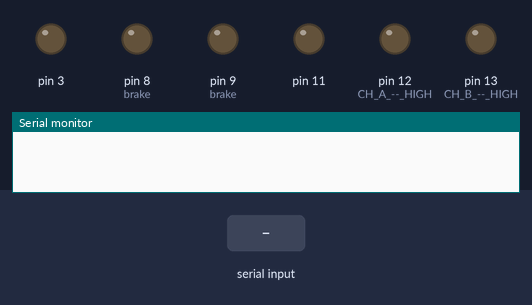
This sketch was run on a simulated Arduino Leonardo, built with avr-gcc and run on an emulated ATmega32U4. Parts: output pins drawn as LEDs (lit = HIGH), the last lines printed to the serial monitor. The test bench sets the inputs (shaded band).

Above: at 1.2 s.
1.3 s: "1" received over Serial
At 13.5 s:
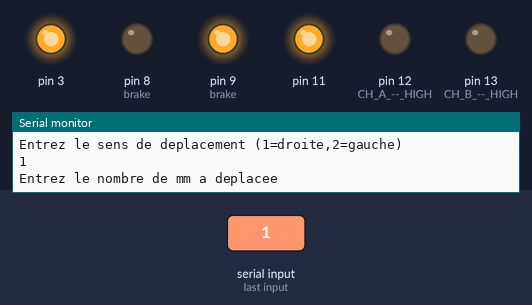
Timing chart, 0 to 13.8 s (numbered marks = the images above; inputs shaded):
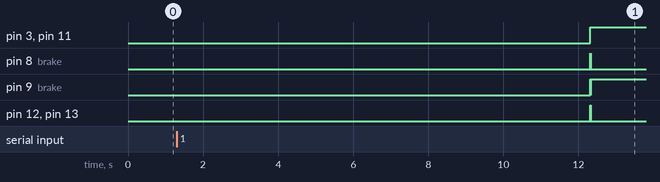

Measured:
- after the input at 1.3 s, pin 3, pin 11: LOW → HIGH after 11.0 s; pin 8 (brake): alternates HIGH for 0.01 s and LOW for 0.01 s, 4 changes in all, then stays LOW, starting after 11.0 s; pin 9 (brake): LOW → HIGH after 11.0 s, → LOW 0.01 s later, → HIGH 0.01 s later; pin 12 (CH_A_--_HIGH), pin 13 (CH_B_--_HIGH): LOW → HIGH after 11.0 s, → LOW 0.02 s later

The sketch:

Test_communication.ino
```cpp
int mm=0;
int sens=0;
int pas4=0;


void setup() {

  //establish motor direction toggle pins
  pinMode(12, OUTPUT); //CH A -- HIGH = forwards and LOW = backwards???
  pinMode(13, OUTPUT); //CH B -- HIGH = forwards and LOW = backwards???

  //establish motor brake pins
  pinMode(9, OUTPUT); //brake (disable) CH A
  pinMode(8, OUTPUT); //brake (disable) CH B

Serial.begin(9600);
    while (!Serial) {
    ; // wait for serial port to connect. Needed for Leonardo only
  }
}


void loop(){

if (Serial.available() > 0) {

  Serial.println("Avance Glissiere");
  Serial.println("Entrez le sens de deplacement (1=droite,2=gauche)");

  String sens = Serial.readString();
  Serial.println(sens);
  Serial.println("Entrez le nombre de mm a deplacee");
  //clear serial buffer
  Serial.flush();
  delay(5);

  byte Command = Serial.peek();
  if (!Command) {

    String mm = Serial.readString();
    Serial.println(mm);
  }
  delay(10000);
  if (sens="1"){
    int pas4=mm*25.0;
    GlisCW(8);

  }
  else if(sens="2"){

     int pas4=mm*25.0;
     GlisCCW(8);


}
}
}


void GlisCCW(int delaylegnth)
{
    digitalWrite(9, LOW);  //ENABLE CH A
    digitalWrite(8, HIGH); //DISABLE CH B

    digitalWrite(12, HIGH);   //Sets direction of CH A
    analogWrite(3, 255);   //Moves CH A

    delay(delaylegnth);

    digitalWrite(9, HIGH);  //DISABLE CH A
    digitalWrite(8, LOW); //ENABLE CH B

    digitalWrite(13, LOW);   //Sets direction of CH B
    analogWrite(11, 255);   //Moves CH B

    delay(delaylegnth);

    digitalWrite(9, LOW);  //ENABLE CH A
    digitalWrite(8, HIGH); //DISABLE CH B

    digitalWrite(12, LOW);   //Sets direction of CH A
    analogWrite(3, 255);   //Moves CH A

    delay(delaylegnth);

    digitalWrite(9, HIGH);  //DISABLE CH A
    digitalWrite(8, LOW); //ENABLE CH B

    digitalWrite(13, HIGH);   //Sets direction of CH B
    analogWrite(11, 255);   //Moves CH B

    delay(delaylegnth);
}

void GlisCW(int delaylegnth){
    digitalWrite(9, LOW);  //ENABLE CH A
    digitalWrite(8, HIGH); //DISABLE CH B

    digitalWrite(12, HIGH);   //Sets direction of CH A
    analogWrite(3, 255);   //Moves CH A

    delay(delaylegnth);

    digitalWrite(9, HIGH);  //DISABLE CH A
    digitalWrite(8, LOW); //ENABLE CH B

    digitalWrite(13, HIGH);   //Sets direction of CH B
    analogWrite(11, 255);   //Moves CH B

    delay(delaylegnth);

    digitalWrite(9, LOW);  //ENABLE CH A
    digitalWrite(8, HIGH); //DISABLE CH B

    digitalWrite(12, LOW);   //Sets direction of CH A
    analogWrite(3, 255);   //Moves CH A

    delay(delaylegnth);

    digitalWrite(9, HIGH);  //DISABLE CH A
    digitalWrite(8, LOW); //ENABLE CH B

    digitalWrite(13, LOW);   //Sets direction of CH B
    analogWrite(11, 255);   //Moves CH B

    delay(delaylegnth);
}
```
